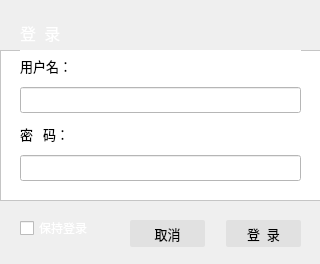
<?xml version="1.0" encoding="UTF-8"?>
<ui version="4.0">
 <class>MainWindow</class>
 <widget class="QMainWindow" name="MainWindow">
  <property name="geometry">
   <rect>
    <x>0</x>
    <y>0</y>
    <width>320</width>
    <height>264</height>
   </rect>
  </property>
  <property name="minimumSize">
   <size>
    <width>320</width>
    <height>264</height>
   </size>
  </property>
  <property name="maximumSize">
   <size>
    <width>320</width>
    <height>264</height>
   </size>
  </property>
  <property name="windowTitle">
   <string>用户登录</string>
  </property>
  <property name="windowIcon">
   <iconset>
    <normaloff>:/images/images/login.png</normaloff>:/images/images/login.png</iconset>
  </property>
  <property name="styleSheet">
   <string notr="true"/>
  </property>
  <widget class="QWidget" name="centralwidget">
   <property name="styleSheet">
    <string notr="true">background-color: rgb(68, 68, 68);
QPushButton{
	border-radius:2;
	background-color: #E1E1E1;
	border-color:#B7B7B7;
}
QPushButton:hover{
	border-radius:2;
	background-color: #E5F1FB;
	border-color:#B7B7B7;
}
QPushButton:pressed{
	border-radius:2;
	background-color: #CCE4F7;
	border-color:#B7B7B7;
}</string>
   </property>
   <widget class="QFrame" name="frame">
    <property name="geometry">
     <rect>
      <x>0</x>
      <y>50</y>
      <width>321</width>
      <height>151</height>
     </rect>
    </property>
    <property name="styleSheet">
     <string notr="true">background-color: rgb(255, 255, 255);</string>
    </property>
    <property name="frameShape">
     <enum>QFrame::StyledPanel</enum>
    </property>
    <property name="frameShadow">
     <enum>QFrame::Raised</enum>
    </property>
    <widget class="QWidget" name="layoutWidget">
     <property name="geometry">
      <rect>
       <x>20</x>
       <y>0</y>
       <width>281</width>
       <height>131</height>
      </rect>
     </property>
     <layout class="QVBoxLayout" name="verticalLayout">
      <item>
       <layout class="QHBoxLayout" name="horizontalLayout_2">
        <item>
         <widget class="QLabel" name="label_2">
          <property name="font">
           <font>
            <family>微软雅黑 Light</family>
            <pointsize>10</pointsize>
           </font>
          </property>
          <property name="text">
           <string>用户名：</string>
          </property>
         </widget>
        </item>
        <item>
         <spacer name="horizontalSpacer_2">
          <property name="orientation">
           <enum>Qt::Horizontal</enum>
          </property>
          <property name="sizeHint" stdset="0">
           <size>
            <width>40</width>
            <height>20</height>
           </size>
          </property>
         </spacer>
        </item>
       </layout>
      </item>
      <item>
       <widget class="QLineEdit" name="mTextUserName">
        <property name="font">
         <font>
          <family>微软雅黑 Light</family>
          <pointsize>10</pointsize>
         </font>
        </property>
       </widget>
      </item>
      <item>
       <layout class="QHBoxLayout" name="horizontalLayout_3">
        <item>
         <widget class="QLabel" name="label_3">
          <property name="font">
           <font>
            <family>微软雅黑 Light</family>
            <pointsize>10</pointsize>
           </font>
          </property>
          <property name="text">
           <string>密   码：</string>
          </property>
         </widget>
        </item>
        <item>
         <spacer name="horizontalSpacer_3">
          <property name="orientation">
           <enum>Qt::Horizontal</enum>
          </property>
          <property name="sizeHint" stdset="0">
           <size>
            <width>40</width>
            <height>20</height>
           </size>
          </property>
         </spacer>
        </item>
       </layout>
      </item>
      <item>
       <widget class="QLineEdit" name="mTextPassword">
        <property name="font">
         <font>
          <family>微软雅黑 Light</family>
          <pointsize>10</pointsize>
         </font>
        </property>
        <property name="styleSheet">
         <string notr="true">border-color: rgb(250, 0, 0);</string>
        </property>
        <property name="echoMode">
         <enum>QLineEdit::Password</enum>
        </property>
       </widget>
      </item>
     </layout>
    </widget>
   </widget>
   <widget class="QCheckBox" name="checkBox">
    <property name="geometry">
     <rect>
      <x>20</x>
      <y>220</y>
      <width>71</width>
      <height>16</height>
     </rect>
    </property>
    <property name="font">
     <font>
      <family>微软雅黑 Light</family>
     </font>
    </property>
    <property name="styleSheet">
     <string notr="true">color: rgb(255, 255, 255);</string>
    </property>
    <property name="text">
     <string>保持登录</string>
    </property>
   </widget>
   <widget class="QPushButton" name="mBtnLogin">
    <property name="geometry">
     <rect>
      <x>226</x>
      <y>220</y>
      <width>75</width>
      <height>27</height>
     </rect>
    </property>
    <property name="palette">
     <palette>
      <active>
       <colorrole role="Button">
        <brush brushstyle="SolidPattern">
         <color alpha="255">
          <red>225</red>
          <green>225</green>
          <blue>225</blue>
         </color>
        </brush>
       </colorrole>
       <colorrole role="Base">
        <brush brushstyle="SolidPattern">
         <color alpha="255">
          <red>225</red>
          <green>225</green>
          <blue>225</blue>
         </color>
        </brush>
       </colorrole>
       <colorrole role="Window">
        <brush brushstyle="SolidPattern">
         <color alpha="255">
          <red>225</red>
          <green>225</green>
          <blue>225</blue>
         </color>
        </brush>
       </colorrole>
      </active>
      <inactive>
       <colorrole role="Button">
        <brush brushstyle="SolidPattern">
         <color alpha="255">
          <red>225</red>
          <green>225</green>
          <blue>225</blue>
         </color>
        </brush>
       </colorrole>
       <colorrole role="Base">
        <brush brushstyle="SolidPattern">
         <color alpha="255">
          <red>225</red>
          <green>225</green>
          <blue>225</blue>
         </color>
        </brush>
       </colorrole>
       <colorrole role="Window">
        <brush brushstyle="SolidPattern">
         <color alpha="255">
          <red>225</red>
          <green>225</green>
          <blue>225</blue>
         </color>
        </brush>
       </colorrole>
      </inactive>
      <disabled>
       <colorrole role="Button">
        <brush brushstyle="SolidPattern">
         <color alpha="255">
          <red>225</red>
          <green>225</green>
          <blue>225</blue>
         </color>
        </brush>
       </colorrole>
       <colorrole role="Base">
        <brush brushstyle="SolidPattern">
         <color alpha="255">
          <red>225</red>
          <green>225</green>
          <blue>225</blue>
         </color>
        </brush>
       </colorrole>
       <colorrole role="Window">
        <brush brushstyle="SolidPattern">
         <color alpha="255">
          <red>225</red>
          <green>225</green>
          <blue>225</blue>
         </color>
        </brush>
       </colorrole>
      </disabled>
     </palette>
    </property>
    <property name="font">
     <font>
      <family>微软雅黑 Light</family>
      <pointsize>10</pointsize>
     </font>
    </property>
    <property name="styleSheet">
     <string notr="true">QPushButton{
	border-radius:2;
	background-color: #E1E1E1;
	border-color:#B7B7B7;
}
QPushButton:hover{
	border-radius:2;
	background-color: #E5F1FB;
	border-color:#B7B7B7;
}
QPushButton:pressed{
	border-radius:2;
	background-color: #CCE4F7;
	border-color:#B7B7B7;
}</string>
    </property>
    <property name="text">
     <string>登  录</string>
    </property>
   </widget>
   <widget class="QPushButton" name="mBtnCancel">
    <property name="geometry">
     <rect>
      <x>130</x>
      <y>220</y>
      <width>75</width>
      <height>27</height>
     </rect>
    </property>
    <property name="palette">
     <palette>
      <active>
       <colorrole role="Button">
        <brush brushstyle="SolidPattern">
         <color alpha="255">
          <red>225</red>
          <green>225</green>
          <blue>225</blue>
         </color>
        </brush>
       </colorrole>
       <colorrole role="Base">
        <brush brushstyle="SolidPattern">
         <color alpha="255">
          <red>225</red>
          <green>225</green>
          <blue>225</blue>
         </color>
        </brush>
       </colorrole>
       <colorrole role="Window">
        <brush brushstyle="SolidPattern">
         <color alpha="255">
          <red>225</red>
          <green>225</green>
          <blue>225</blue>
         </color>
        </brush>
       </colorrole>
      </active>
      <inactive>
       <colorrole role="Button">
        <brush brushstyle="SolidPattern">
         <color alpha="255">
          <red>225</red>
          <green>225</green>
          <blue>225</blue>
         </color>
        </brush>
       </colorrole>
       <colorrole role="Base">
        <brush brushstyle="SolidPattern">
         <color alpha="255">
          <red>225</red>
          <green>225</green>
          <blue>225</blue>
         </color>
        </brush>
       </colorrole>
       <colorrole role="Window">
        <brush brushstyle="SolidPattern">
         <color alpha="255">
          <red>225</red>
          <green>225</green>
          <blue>225</blue>
         </color>
        </brush>
       </colorrole>
      </inactive>
      <disabled>
       <colorrole role="Button">
        <brush brushstyle="SolidPattern">
         <color alpha="255">
          <red>225</red>
          <green>225</green>
          <blue>225</blue>
         </color>
        </brush>
       </colorrole>
       <colorrole role="Base">
        <brush brushstyle="SolidPattern">
         <color alpha="255">
          <red>225</red>
          <green>225</green>
          <blue>225</blue>
         </color>
        </brush>
       </colorrole>
       <colorrole role="Window">
        <brush brushstyle="SolidPattern">
         <color alpha="255">
          <red>225</red>
          <green>225</green>
          <blue>225</blue>
         </color>
        </brush>
       </colorrole>
      </disabled>
     </palette>
    </property>
    <property name="font">
     <font>
      <family>微软雅黑 Light</family>
      <pointsize>10</pointsize>
     </font>
    </property>
    <property name="styleSheet">
     <string notr="true">QPushButton{
	border-radius:2;
	background-color: #E1E1E1;
	border-color:#B7B7B7;
}
QPushButton:hover{
	border-radius:2;
	background-color: #E5F1FB;
	border-color:#B7B7B7;
}
QPushButton:pressed{
	border-radius:2;
	background-color: #CCE4F7;
	border-color:#B7B7B7;
}</string>
    </property>
    <property name="text">
     <string>取消</string>
    </property>
   </widget>
   <widget class="QWidget" name="layoutWidget">
    <property name="geometry">
     <rect>
      <x>20</x>
      <y>20</y>
      <width>90</width>
      <height>25</height>
     </rect>
    </property>
    <layout class="QHBoxLayout" name="horizontalLayout">
     <item>
      <widget class="QLabel" name="label">
       <property name="font">
        <font>
         <family>微软雅黑</family>
         <pointsize>12</pointsize>
        </font>
       </property>
       <property name="styleSheet">
        <string notr="true">color: rgb(255, 255, 255);</string>
       </property>
       <property name="text">
        <string>登  录</string>
       </property>
      </widget>
     </item>
     <item>
      <spacer name="horizontalSpacer">
       <property name="orientation">
        <enum>Qt::Horizontal</enum>
       </property>
       <property name="sizeHint" stdset="0">
        <size>
         <width>40</width>
         <height>20</height>
        </size>
       </property>
      </spacer>
     </item>
    </layout>
   </widget>
  </widget>
 </widget>
 <resources/>
 <connections/>
</ui>
